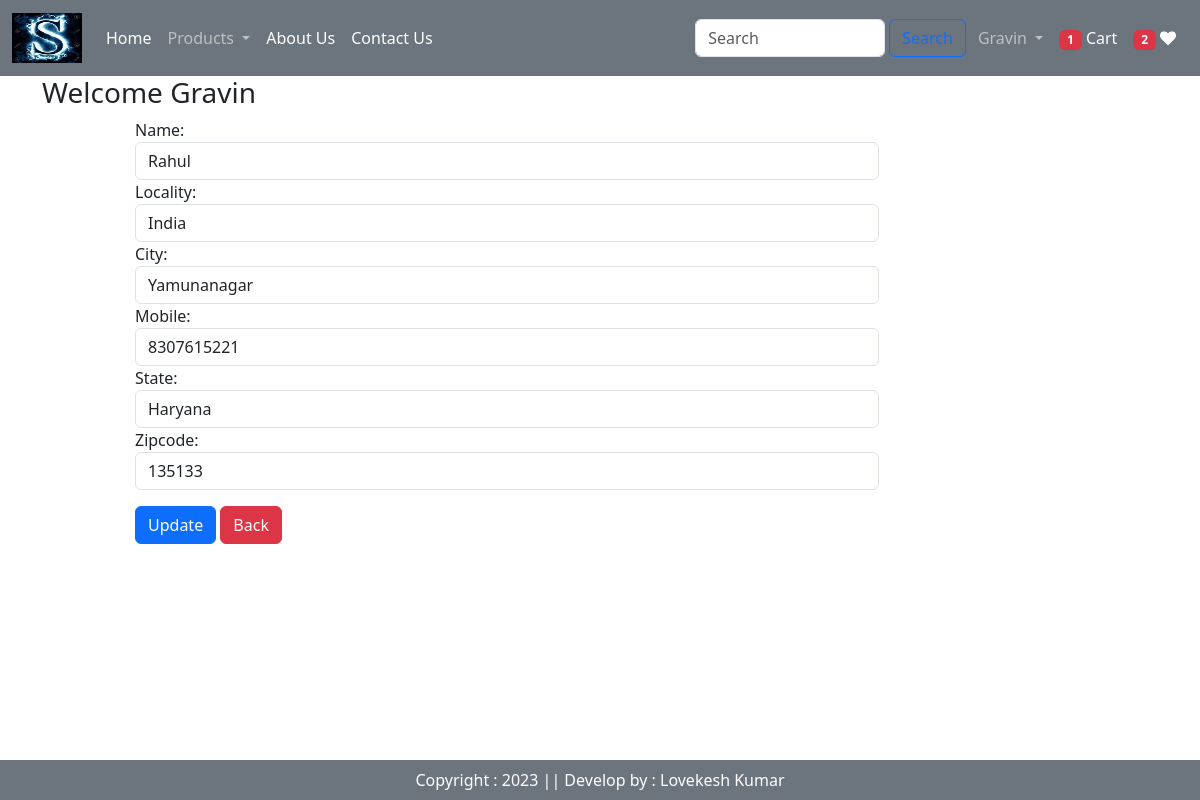
Screenshot of /updateAddress/8 (signed in) with the database file from the repository.
### shoeapp/models.py (models this page shows, shortened)
class Customer(models.Model):
    user = models.ForeignKey(User,on_delete=models.CASCADE)
    name = models.CharField(max_length=200)
    locality = models.CharField(max_length=200)
    city = models.CharField(max_length=50)
    mobile = models.IntegerField(default=0)
    zipcode = models.IntegerField()
    state = models.CharField(choices=STATE_CHOICES,max_length=100)

### shoeapp/views.py (the view, shortened to what this page needs)
# urls.py: path('updateAddress/<int:pk>',views.updateAddress.as_view(),name='updateAddress'),
@method_decorator(login_required,name='dispatch')
class updateAddress(View):
    def get(self,request,pk):
        totalitem = 0
        wishitem = 0
        if request.user.is_authenticated:
            totalitem = len(Cart.objects.filter(user=request.user))
            wishitem = len(Wishlist.objects.filter(user=request.user))
        add = Customer.objects.get(pk=pk)
        form = CustomerProfileForm(instance = add)
        return render(request,'app/updateAddress.html',locals())

### shoeapp/forms.py
class CustomerProfileForm(forms.ModelForm):
    class Meta:
        model = Customer
        fields = ['name','locality','city','mobile','state','zipcode']
        widgets={
            'name':forms.TextInput(attrs={'class':'form-control'}),
            'locality':forms.TextInput(attrs={'class':'form-control'}),
            'city':forms.TextInput(attrs={'class':'form-control'}),
            'mobile':forms.NumberInput(attrs={'class':'form-control'}),
            'state':forms.Select(attrs={'class':'form-control'}),
            'zipcode':forms.NumberInput(attrs={'class':'form-control'}),
        }

### shoeapp/templates/app/updateAddress.html (shortened to what this page needs)
{% extends 'app/base.html' %} {% load static %} {% block title %} Profile {% endblock %} {% block main-content %}
<div class="container">
    <div class="row">
        <h3>Welcome <span>{{request.user}}</span>
    </div>
    <div class="col-sm-8 offset-sm-1">
        <form action="" method="post">
            {% csrf_token %} {% for fm in form %} {{fm.label_tag}} {{fm}} <small class="text-danger">{{fm.errors|striptags}}</small> {% endfor %}
            <div class="col-12 mt-3">
                <button type="submit" class="btn btn-primary">Update</button>
                <a href="{% url 'address' %}" type="button" class="btn btn-danger">Back</a>
            </div>
        </form>
    </div>
</div>
{% endblock main-content %}

### shoeapp/templates/app/base.html (shortened to what this page needs)
<!doctype html> {% load static %}
<html lang="en">
<head>
    <link href="https://cdn.jsdelivr.net/npm/bootstrap@5.3.0-alpha1/dist/css/bootstrap.min.css" rel="stylesheet">
    <link href="https://stackpath.bootstrapcdn.com/font-awesome/4.7.0/css/font-awesome.min.css" rel="stylesheet">
</head>
<body>
    <nav class="navbar navbar-expand-xl bg-secondary navbar-dark">
        <div class="container-fluid text-center">
            <a class="navbar-brand" href="#">
                <img src="{% static 'app/images/shoelogo.jpeg' %}" width="70" height="50">
            </a>
            <div class="collapse navbar-collapse" id="navbarSupportedContent">
                <ul class="navbar-nav me-auto mb-2 mb-lg-0">
                    {% if request.user.is_authenticated %}
                    <li class="nav-item">
                        <a class="nav-link active" aria-current="page" href="/">Home</a>
                    </li>
                    <li class="nav-item dropdown">
                        <a class="nav-link dropdown-toggle " href="#" role="button" data-bs-toggle="dropdown" aria-expanded="false">
                  Products
                </a>
                    </li>
                    <li class="nav-item">
                        <a class="nav-link text-white " href="{% url 'about' %}">About Us</a>
                    </li>
                    <li class="nav-item">
                        <a class="nav-link text-white" href="{% url 'contact' %}">Contact Us</a>
                    </li>
                </ul>
                <form class="d-flex justify-content-center" role="search" action="/search">
                    <input class="form-control me-1" style="width:190px;" type="search" placeholder="Search" name="search" aria-label="Search">
                    <button class="btn btn-outline-primary" type="submit">Search</button>
                </form>
                <ul class="navbar-nav mb-2 mx-1 mb-lg-0">
                    <li class="nav-item dropdown">
                        <a class="nav-link dropdown-toggle" href="#" role="button" data-bs-toggle="dropdown" aria-expanded="false">
                  {{request.user}}
                </a>
                    </li>
                    <li class="nav-item">
                        <a class="nav-link text-white" href="{% url 'showcart' %}"><span class="badge bg-danger">{% if totalitem > 0 %} {{totalitem}} {% endif %}</span> Cart </a>
                    </li>
                    <li class="nav-item">
                        <a class="nav-link text-white" href="{% url 'wishlist' %}"><span class="badge bg-danger">{% if wishitem > 0 %} {{wishitem}} {% endif %}</span> <i class="fa fa-heart"></i> </a>
                    </li>
                    {% endif %}
                </ul>
            </div>
        </div>
    </nav>
    {% block banner-slider %}{% endblock banner-slider %} {% block information %} {% endblock information %} {% block main-content %} {% endblock main-content %}
    <div class="my-5">
        <footer class="fixed-bottom text-center mt-5 p-2 bg-secondary text-white">
            Copyright : 2023 || Develop by : Lovekesh Kumar
        </footer>
    </div>
</body>
</html>

### rows the page displays
Customer: form "Rahul" "India" "Yamunanagar" "8307615221" "Haryana" "135133"

### other values shown
{{ request.user }} "Gravin"
{{ totalitem }} "1"
{{ wishitem }} "2"
{{ fm.label_tag }} "Name:" "Locality:" "City:" "Mobile:" "State:" "Zipcode:"
